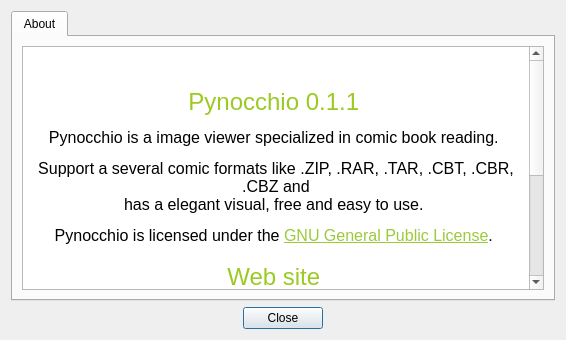
<?xml version="1.0" encoding="UTF-8"?>
<ui version="4.0">
 <class>AboutDialog</class>
 <widget class="QDialog" name="AboutDialog">
  <property name="windowModality">
   <enum>Qt::ApplicationModal</enum>
  </property>
  <property name="geometry">
   <rect>
    <x>0</x>
    <y>0</y>
    <width>566</width>
    <height>340</height>
   </rect>
  </property>
  <property name="sizePolicy">
   <sizepolicy hsizetype="Preferred" vsizetype="Preferred">
    <horstretch>0</horstretch>
    <verstretch>0</verstretch>
   </sizepolicy>
  </property>
  <property name="windowTitle">
   <string>About Pynocchio</string>
  </property>
  <property name="windowIcon">
   <iconset resource="../data/main_window_view.qrc">
    <normaloff>:/icons/pynocchio_icon.png</normaloff>:/icons/pynocchio_icon.png</iconset>
  </property>
  <property name="locale">
   <locale language="English" country="UnitedStates"/>
  </property>
  <property name="modal">
   <bool>true</bool>
  </property>
  <layout class="QVBoxLayout" name="verticalLayout">
   <item>
    <widget class="QTabWidget" name="tabWidget">
     <property name="locale">
      <locale language="English" country="UnitedStates"/>
     </property>
     <property name="currentIndex">
      <number>0</number>
     </property>
     <widget class="QWidget" name="about">
      <attribute name="title">
       <string>About</string>
      </attribute>
      <layout class="QHBoxLayout" name="horizontalLayout_2">
       <item>
        <widget class="QTextBrowser" name="about_text_browser">
         <property name="maximumSize">
          <size>
           <width>16777215</width>
           <height>16777215</height>
          </size>
         </property>
         <property name="frameShape">
          <enum>QFrame::StyledPanel</enum>
         </property>
         <property name="frameShadow">
          <enum>QFrame::Plain</enum>
         </property>
         <property name="html">
          <string>&lt;!DOCTYPE HTML PUBLIC &quot;-//W3C//DTD HTML 4.0//EN&quot; &quot;http://www.w3.org/TR/REC-html40/strict.dtd&quot;&gt;
&lt;html&gt;&lt;head&gt;&lt;meta name=&quot;qrichtext&quot; content=&quot;1&quot; /&gt;&lt;style type=&quot;text/css&quot;&gt;
p, li { white-space: pre-wrap; }
&lt;/style&gt;&lt;/head&gt;&lt;body style=&quot; font-family:'DejaVu Sans'; font-size:12pt; font-weight:400; font-style:normal;&quot;&gt;
&lt;p align=&quot;center&quot; style=&quot; margin-top:12px; margin-bottom:12px; margin-left:0px; margin-right:0px; -qt-block-indent:0; text-indent:0px;&quot;&gt;&lt;img src=&quot;:/icons/pynocchio_icon.png&quot; /&gt; &lt;/p&gt;
&lt;p align=&quot;center&quot; style=&quot; margin-top:18px; margin-bottom:12px; margin-left:0px; margin-right:0px; -qt-block-indent:0; text-indent:0px;&quot;&gt;&lt;span style=&quot; font-size:xx-large; color:#9bca22;&quot;&gt;Pynocchio 0.1.1&lt;/span&gt; &lt;/p&gt;
&lt;p align=&quot;center&quot; style=&quot; margin-top:12px; margin-bottom:12px; margin-left:0px; margin-right:0px; -qt-block-indent:0; text-indent:0px;&quot;&gt;Pynocchio is a image viewer specialized in comic book reading. &lt;/p&gt;
&lt;p align=&quot;center&quot; style=&quot; margin-top:12px; margin-bottom:12px; margin-left:0px; margin-right:0px; -qt-block-indent:0; text-indent:0px;&quot;&gt;Support a several comic formats like .ZIP, .RAR, .TAR, .CBT, .CBR, .CBZ and &lt;br /&gt;has a elegant visual, free and easy to use. &lt;/p&gt;
&lt;p align=&quot;center&quot; style=&quot; margin-top:12px; margin-bottom:12px; margin-left:0px; margin-right:0px; -qt-block-indent:0; text-indent:0px;&quot;&gt;Pynocchio is licensed under the &lt;a href=&quot;https://github.com/pynocchio/pynocchio/raw/develop/LICENSE&quot;&gt;&lt;span style=&quot; text-decoration: underline; color:#9bca3b;&quot;&gt;GNU General Public License&lt;/span&gt;&lt;/a&gt;. &lt;/p&gt;
&lt;p align=&quot;center&quot; style=&quot; margin-top:18px; margin-bottom:12px; margin-left:0px; margin-right:0px; -qt-block-indent:0; text-indent:0px;&quot;&gt;&lt;span style=&quot; font-size:xx-large; color:#9bca22;&quot;&gt;Web site&lt;/span&gt; &lt;/p&gt;
&lt;p align=&quot;center&quot; style=&quot; margin-top:12px; margin-bottom:12px; margin-left:0px; margin-right:0px; -qt-block-indent:0; text-indent:0px;&quot;&gt;&lt;a href=&quot;http://pynocchio.github.io&quot;&gt;&lt;span style=&quot; text-decoration: underline; color:#9bca3b;&quot;&gt;Pynocchio Website&lt;/span&gt;&lt;/a&gt; &lt;br /&gt;&lt;a href=&quot;https://github.com/pynocchio/pynocchio&quot;&gt;&lt;span style=&quot; text-decoration: underline; color:#9bca3b;&quot;&gt;Pynocchio Github Repository&lt;/span&gt;&lt;/a&gt; &lt;/p&gt;
&lt;p align=&quot;center&quot; style=&quot; margin-top:18px; margin-bottom:12px; margin-left:0px; margin-right:0px; -qt-block-indent:0; text-indent:0px;&quot;&gt;&lt;span style=&quot; font-size:xx-large; color:#9bca22;&quot;&gt;Third-party resources&lt;/span&gt; &lt;/p&gt;
&lt;p align=&quot;center&quot; style=&quot; margin-top:12px; margin-bottom:12px; margin-left:0px; margin-right:0px; -qt-block-indent:0; text-indent:0px;&quot;&gt;Pynocchio use some icons from &lt;a href=&quot;https://github.com/opengraphix/elementary3-icon-theme&quot;&gt;&lt;span style=&quot; text-decoration: underline; color:#9bca3b;&quot;&gt;Elementary Icon&lt;/span&gt;&lt;/a&gt;. &lt;/p&gt;
&lt;p align=&quot;center&quot; style=&quot; margin-top:18px; margin-bottom:12px; margin-left:0px; margin-right:0px; -qt-block-indent:0; text-indent:0px;&quot;&gt;&lt;span style=&quot; font-size:xx-large; color:#9bca22;&quot;&gt;Credits&lt;/span&gt; &lt;/p&gt;
&lt;p align=&quot;center&quot; style=&quot; margin-top:12px; margin-bottom:12px; margin-left:0px; margin-right:0px; -qt-block-indent:0; text-indent:0px;&quot;&gt;Copyright(C) 2014-2016 by &lt;a href=&quot;https://github.com/mstuttgart/&quot;&gt;&lt;span style=&quot; text-decoration: underline; color:#9bca3b;&quot;&gt;Michell Stuttgart Faria&lt;/span&gt;&lt;/a&gt; &lt;/p&gt;&lt;/body&gt;&lt;/html&gt;</string>
         </property>
         <property name="source">
          <url>
           <string>qrc:/html/html/about.html</string>
          </url>
         </property>
         <property name="searchPaths">
          <stringlist>
           <string></string>
          </stringlist>
         </property>
         <property name="openExternalLinks">
          <bool>true</bool>
         </property>
        </widget>
       </item>
      </layout>
     </widget>
    </widget>
   </item>
   <item>
    <layout class="QHBoxLayout" name="horizontalLayout">
     <item>
      <widget class="QPushButton" name="button_close">
       <property name="sizePolicy">
        <sizepolicy hsizetype="Maximum" vsizetype="Fixed">
         <horstretch>0</horstretch>
         <verstretch>0</verstretch>
        </sizepolicy>
       </property>
       <property name="text">
        <string>Close</string>
       </property>
       <property name="icon">
        <iconset resource="../data/main_window_view.qrc">
         <normaloff>:/icons/icons/edit-delete.svg</normaloff>:/icons/icons/edit-delete.svg</iconset>
       </property>
       <property name="default">
        <bool>true</bool>
       </property>
      </widget>
     </item>
    </layout>
   </item>
  </layout>
 </widget>
 <resources>
  <include location="../data/main_window_view.qrc"/>
 </resources>
 <connections>
  <connection>
   <sender>button_close</sender>
   <signal>clicked()</signal>
   <receiver>AboutDialog</receiver>
   <slot>close()</slot>
   <hints>
    <hint type="sourcelabel">
     <x>271</x>
     <y>337</y>
    </hint>
    <hint type="destinationlabel">
     <x>271</x>
     <y>180</y>
    </hint>
   </hints>
  </connection>
 </connections>
</ui>
